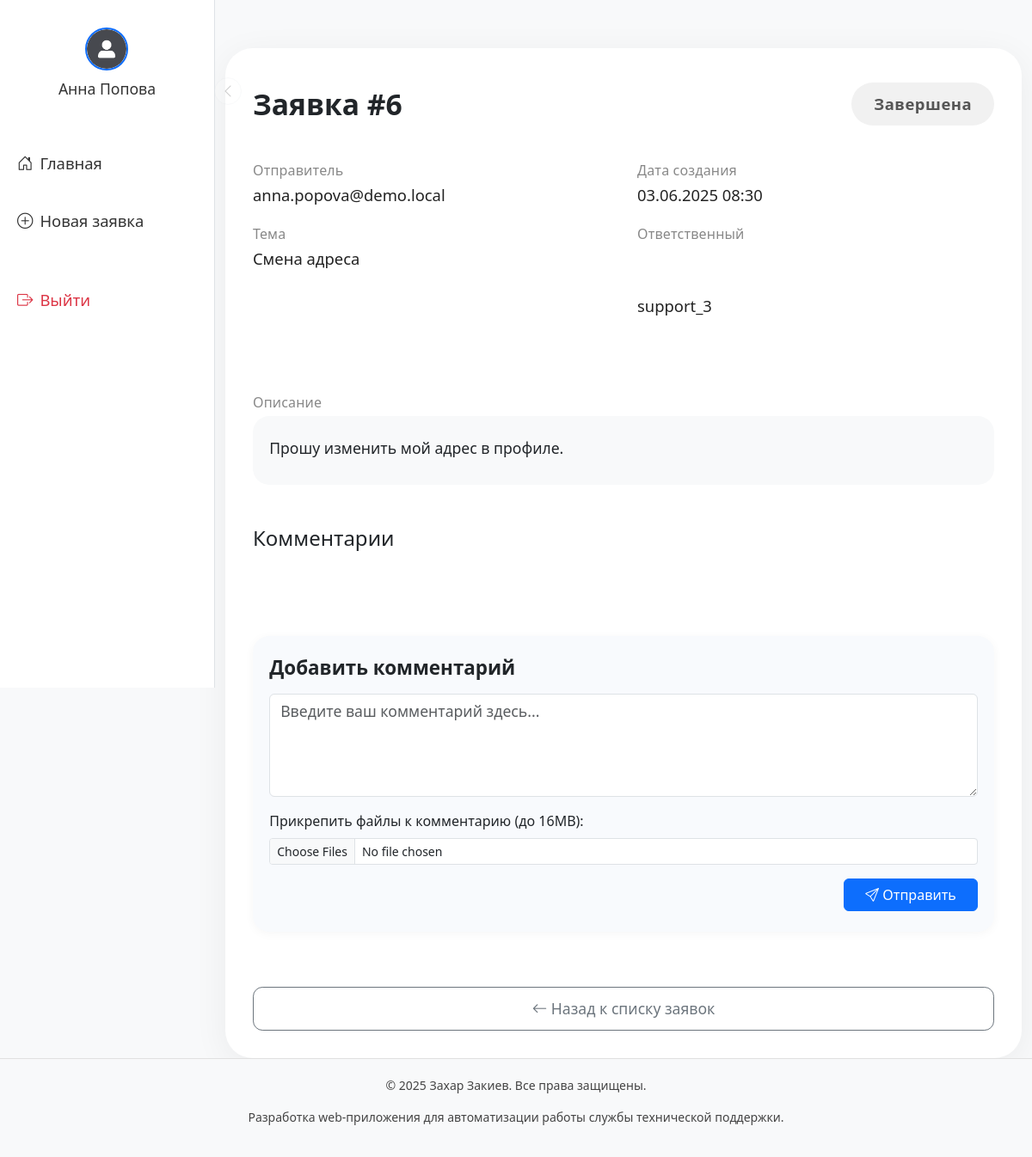
The page /ticket/6 (signed in) on the database its author committed.
### tables this page shows
CREATE TABLE users (
    id INTEGER PRIMARY KEY AUTOINCREMENT,
    username TEXT NOT NULL UNIQUE,
    email TEXT NOT NULL UNIQUE,
    password TEXT NOT NULL,
    role TEXT DEFAULT 'user',
    is_confirmed INTEGER DEFAULT 0,
    avatar TEXT DEFAULT 'default_avatar.png'
);

CREATE TABLE tickets (
    id INTEGER PRIMARY KEY AUTOINCREMENT,
    sender TEXT NOT NULL,
    subject TEXT NOT NULL,
    body TEXT NOT NULL,
    status TEXT DEFAULT 'новая',
    created_at TIMESTAMP DEFAULT CURRENT_TIMESTAMP,
    user_id INTEGER
, assignee_id INTEGER, attachment TEXT, public_token TEXT);

### app.py (the view, shortened to what this page needs)
@app.route("/ticket/<int:ticket_id>", methods=["GET", "POST"])
@login_required # Декоратор из вашего paste.txt
def ticket(ticket_id):
    with get_db_connection() as conn:
        ticket_data_row = conn.execute(
             """
              SELECT t.*,
                   u_creator.username as creator_username,
                    u_assigned.username as assigned_username
                FROM tickets t
                     LEFT JOIN users u_creator ON t.user_id = u_creator.id
                     LEFT JOIN users u_assigned ON t.assignee_id = u_assigned.id
                 WHERE t.id = ?
                 """,
            (ticket_id,)
        ).fetchone()
        if ticket_data_row is None:
            flash("Заявка не найдена.", "error")
            return redirect(url_for('dashboard'))
        current_user_id = session.get("user_id") # Из paste.txt сессия хранит user_id
        current_user_role = session.get("role")
        if current_user_role == "client" and ticket_data_row["user_id"] != current_user_id:
            flash("У вас нет доступа к этой заявке.", "error")
            return redirect(url_for('dashboard'))
        users_for_assign = conn.execute("SELECT id, username FROM users WHERE role IN ('admin', 'user')").fetchall()
        ticket_dict = dict(ticket_data_row)
        ticket_dict["sender"] = decode_sender(ticket_dict["sender"]) if ticket_dict["sender"] else ticket_dict["creator_username"]
        ticket_dict["subject"] = decode_sender(ticket_dict["subject"])
        comments_query_sql = """
            SELECT c.*, u.username as user_username, u.avatar as user_avatar
            FROM comments c
            LEFT JOIN users u ON c.user_id = u.id
            WHERE c.ticket_id = ?
        """
        if current_user_role == "client":
            comments_query_sql += " AND (c.is_internal = 0 OR c.is_internal IS NULL)"
        comments_query_sql += " ORDER BY c.created_at ASC" # или DESC для обратного порядка
        comments_list = conn.execute(comments_query_sql, (ticket_id,)).fetchall()
    return render_template("ticket.html", ticket=ticket_dict, users=users_for_assign, comments=comments_list)

### app.py (called while the page is built)
def get_db_connection():
    conn = sqlite3.connect(DB_PATH)
    conn.row_factory = sqlite3.Row
    return conn

def login_required(f):
    @wraps(f)
    def decorated_function(*args, **kwargs):
        if "user" not in session:
            return redirect("/login")
        return f(*args, **kwargs)
    return decorated_function

def decode_sender(encoded_sender):
    decoded_parts = decode_header(encoded_sender)
    decoded_str = ""
    for part, encoding in decoded_parts:
        if isinstance(part, bytes):
            decoded_str += part.decode(encoding or "utf-8")
        else:
            decoded_str += part
    return decoded_str

@app.template_filter('dt')
def dt(value):
    from datetime import datetime
    if hasattr(value, 'strftime'):
        return value.strftime('%d.%m.%Y %H:%M')
    try:
        dt = datetime.strptime(value, '%Y-%m-%d %H:%M:%S')
        return dt.strftime('%d.%m.%Y %H:%M')
    except Exception:
        return value

### templates/ticket.html (shortened to what this page needs)
{% extends "base.html" %}
{% block content %}
<div class="ticket-main-card">
    <div class="ticket-title-row">
        <h2>Заявка #{{ ticket.id }}</h2>
        <span class="ticket-status-badge
                {% if ticket.status == 'новая' %}bg-success
                {% elif ticket.status == 'в работе' %}bg-warning text-dark
                {% elif ticket.status == 'завершена' %}bg-secondary
                {% else %}bg-light text-dark
                {% endif %}">
            {{ ticket.status|capitalize }}
        </span>
    </div>
    <div class="ticket-details-row">
        <div class="ticket-details-col">
            <div class="ticket-details-label">Отправитель</div>
            <div class="ticket-details-value">{{ ticket.sender }}</div>
            <div class="ticket-details-label">Тема</div>
            <div class="ticket-details-value">{{ ticket.subject }}</div>
        </div>
        <div class="ticket-details-col">
            <div class="ticket-details-label">Дата создания</div>
            <div class="ticket-details-value">{{ ticket.created_at|dt }}</div>
            <div class="ticket-details-label">Ответственный</div>
            <div class="ticket-details-value">
                {% if ticket.assigned_username %}
                {{ ticket.assigned_username }}
                {% else %}
                <span class="text-muted">Не назначен</span>
                {% endif %}
            </div>
        </div>
    </div>
    <div>
        <div class="ticket-details-label mb-1">Описание</div>
        <div class="ticket-description-block">{{ ticket.body | safe }}</div>
    </div>
    <div class="chat-section">
        <h4>Комментарии</h4>
    </div>
    <div class="add-comment-form">
        <h4>Добавить комментарий</h4>
        <form method="POST" action="{{ url_for('add_comment_route', ticket_id=ticket.id) }}"
            enctype="multipart/form-data" id="comment-form">
            <div class="mb-3">
                <textarea class="form-control" id="comment_body" name="body" rows="4"
                    placeholder="Введите ваш комментарий здесь..." required></textarea>
            </div>
            <div class="mb-3">
                <label for="comment_files" class="form-label">Прикрепить файлы к комментарию (до 16MB):</label>
                <input class="form-control form-control-sm" type="file" id="comment_files" name="comment_files[]"
                    multiple>
            </div>
            <div class="text-end">
                <button type="submit" class="btn btn-primary px-4">
                    <i class="bi bi-send"></i> Отправить
                </button>
            </div>
        </form>
    </div>
    <a class="btn btn-outline-secondary ticket-btn-secondary w-100 mt-4" href="{{ url_for('dashboard') }}">
        <i class="bi bi-arrow-left"></i> Назад к списку заявок
    </a>
</div>
{% endblock %}

### templates/base.html (shortened to what this page needs)
<!DOCTYPE html>
<html lang="ru">
<head>
    <link href="https://cdn.jsdelivr.net/npm/bootstrap@5.3.0/dist/css/bootstrap.min.css" rel="stylesheet">
    <link href="https://cdnjs.cloudflare.com/ajax/libs/bootstrap-icons/1.8.1/font/bootstrap-icons.min.css"
        rel="stylesheet">
</head>
<body class="bg-light d-flex flex-column min-vh-100">
    <nav id="sidebar" class="sidebar d-none d-lg-flex">
        <div class="avatar-wrapper">
            <a href="{{ url_for('profile') }}" class="avatar-link" title="Профиль">
                <img src="{{ url_for('uploaded_file', filename=session.get('user_avatar', 'default_avatar.png')) }}"
                    alt="Аватар">
                <span>{{ session.get('user', 'Профиль') }}</span>
            </a>
        </div>
        <button class="sidebar-toggler" id="sidebarToggle" title="Свернуть/развернуть меню">
            <i class="bi bi-chevron-left"></i>
        </button>
        <ul class="nav flex-column mt-4 w-100">
            <li class="nav-item mb-2">
                <a class="nav-link d-flex align-items-center {% if request.endpoint=='dashboard' %}active{% endif %}"
                    href="{{ url_for('dashboard') }}">
                    <i class="bi bi-house-door me-2"></i>
                    <span class="sidebar-text">Главная</span>
                </a>
            </li>
            <li class="nav-item mb-2">
                <a class="nav-link d-flex align-items-center {% if request.endpoint=='create' %}active{% endif %}"
                    href="{{ url_for('create') }}">
                    <i class="bi bi-plus-circle me-2"></i>
                    <span class="sidebar-text">Новая заявка</span>
                </a>
            </li>
            <li class="nav-item mt-4">
                <a class="nav-link text-danger d-flex align-items-center" href="{{ url_for('logout') }}">
                    <i class="bi bi-box-arrow-right me-2"></i>
                    <span class="sidebar-text">Выйти</span>
                </a>
            </li>
        </ul>
    </nav>
    <div class="content-area">
        <div class="container-fluid">
            {% block content %}{% endblock %}
        </div>
    </div>
    <footer class="text-center mt-auto">
        <p>&copy; 2025 Захар Закиев. Все права защищены.</p>
        <p>Разработка web-приложения для автоматизации работы службы технической поддержки.</p>
    </footer>
</body>
</html>

### templates/base.html (style rules this page uses)
html { overflow-y: scroll; }
body { overflow-x: hidden; }
.sidebar { min-height: 100vh; width: 250px; transition: width 0.2s; background: #fff; border-right: 1px solid #dee2e6; position: fixed; top: 0; left: 0; z-index: 1030; display: flex; flex-direction: column; align-items: center; }
.avatar-wrapper { width: 100%; display: flex; justify-content: center; align-items: center; padding: 2rem 0 1.2rem 0; }
.avatar-link { display: flex; flex-direction: column; align-items: center; text-decoration: none; }
.avatar-link img { width: 50px; height: 50px; object-fit: cover; border-radius: 50%; border: 2px solid #0d6dfd; }
.avatar-link span { margin-top: 0.5rem; font-size: 1.1rem; color: #333; font-weight: 500; white-space: nowrap; transition: opacity 0.2s; }
.sidebar .nav-link { color: #333; font-size: 1.15rem; padding: 1rem 1.25rem; transition: background 0.2s, color 0.2s; white-space: nowrap; }
.sidebar .nav-link .sidebar-text { transition: opacity 0.2s; }
.sidebar-toggler { position: absolute; left: 100%; top: 90px; opacity: 0.2; transition: opacity 0.2s; z-index: 1050; background: #fff; border-radius: 50%; width: 32px; height: 32px; border: 1px solid #dee2e6; display: flex; align-items: center; justify-content: center; }
.content-area { margin-left: 250px; transition: margin-left 0.2s; padding-top: 32px; }
footer { background-color: #f8f9fa; color: #444; padding: 20px; font-size: 14px; text-align: center; border-top: 1px solid #e0e0e0; }

### templates/ticket.html (style rules this page uses)
.ticket-main-card { max-width: 1200px; margin: 0 auto; border-radius: 2rem; box-shadow: 0 8px 40px rgba(0, 0, 0, 0.06); background: #fff; padding: 2.5rem 2rem 2rem 2rem; min-height: 70vh; display: flex; flex-direction: column; gap: 2.5rem; }
.ticket-title-row { display: flex; align-items: center; justify-content: space-between; gap: 1rem; }
.ticket-title-row h2 { font-size: 2.1rem; font-weight: 700; margin-bottom: 0; word-break: break-all; }
.ticket-status-badge { font-size: 1.15rem; padding: 0.6em 1.4em; border-radius: 2em; font-weight: 600; letter-spacing: 0.03em; display: inline-block; }
.ticket-status-badge.bg-secondary { background: #f1f1f1 !important; color: #555 !important; }
.ticket-details-row { display: flex; gap: 2rem; flex-wrap: wrap; }
.ticket-details-col { flex: 1 1 260px; min-width: 220px; }
.ticket-details-label { color: #888; font-size: 1rem; margin-bottom: 0.2rem; font-weight: 500; letter-spacing: 0.01em; }
.ticket-details-value { font-size: 1.15rem; font-weight: 500; color: #222; margin-bottom: 1.2rem; word-break: break-word; overflow-wrap: break-word; white-space: pre-line; }
.ticket-description-block { background: #f8f9fa; border-radius: 1.2rem; padding: 1.5rem 1.2rem; margin-bottom: 0.5rem; font-size: 1.1rem; min-height: 80px; word-break: break-word; overflow-wrap: break-word; white-space: pre-line; }
.ticket-btn-secondary { font-size: 1.1rem; padding: 0.7rem 0; border-radius: 0.7rem; font-weight: 500; margin-top: 0.7rem; }
.add-comment-form { background: #f8fafd; border-radius: 1.2rem; padding: 1.5rem 1.2rem; margin-top: 2rem; box-shadow: 0 2px 12px rgba(0, 0, 0, 0.04); }
.add-comment-form h4 { font-size: 1.4rem; margin-bottom: 1rem; font-weight: 600; }
.add-comment-form textarea { min-height: 100px; font-size: 1.1rem; }

### rows shown on the page
users: get "Анна Попова"
tickets: id "6", status "Завершена", sender "anna.popova@demo.local", subject "Смена адреса", created_at|dt "03.06.2025 08:30", body "Прошу изменить мой адрес в профиле."
users: assigned_username "support_3"
